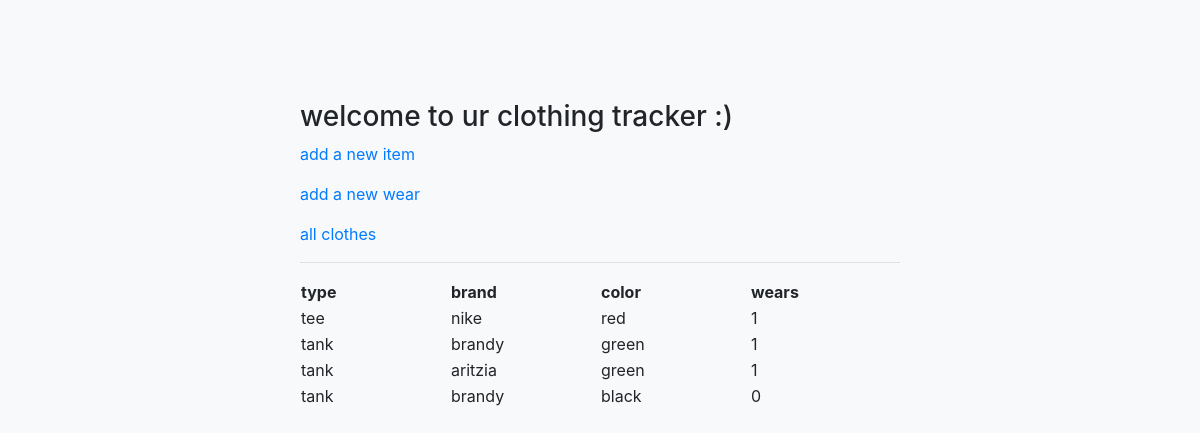
The page /tops on the database as committed earlier.
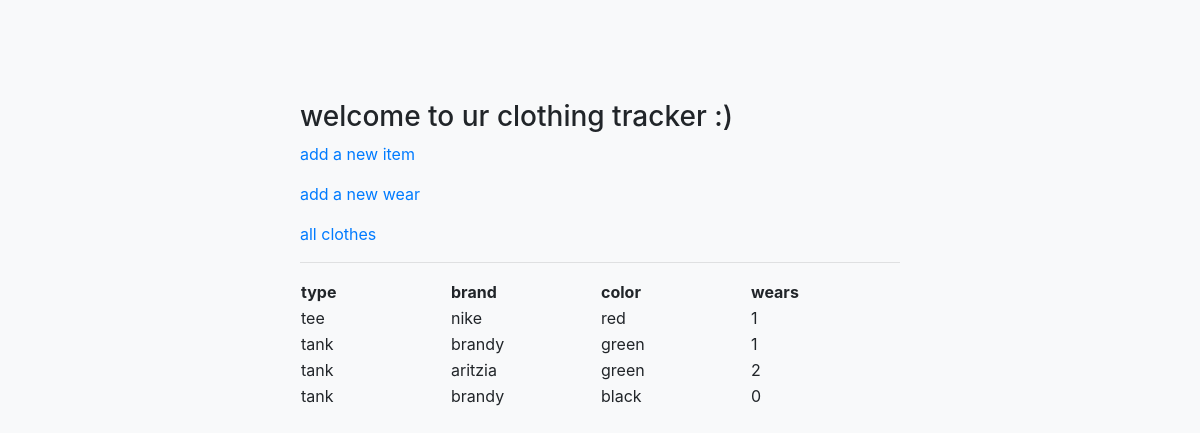
The same page on the database as committed later.
### app.py (models this page shows, shortened)
class Clothes(db.Model):
    id = db.Column(db.Integer, primary_key=True)
    category = db.Column(db.String(80), unique=False, nullable=False) # category = top, etc.
    type = db.Column(db.String(80), unique=False, nullable=False) # type = tank top, t shirt, etc.
    color = db.Column(db.String(80), unique=False, nullable=False)
    brand = db.Column(db.String(80), unique=False, nullable=False)
    wears = db.Column(db.Integer)
    created = db.Column(db.DateTime, default=datetime.datetime.utcnow)

### app.py (the view)
@app.route('/tops')
def tops():
    return render_template('show_tops.html', clothes = Clothes.query.filter_by(category='top'))

### templates/show_tops.html (shortened to what this page needs)
<!DOCTYPE html>
<html lang = "en">
   <head>
        <link rel="stylesheet" href="https://stackpath.bootstrapcdn.com/bootstrap/4.3.1/css/bootstrap.min.css">
        <link rel="stylesheet" href="/static/css/page.css">
   </head>
   <body>
      <h3>
         <a> welcome to ur clothing tracker :)</a>
      </h3>
      <p>
        <a href = "{{ url_for('new_item') }}"> add a new item </a>
      </p>
      <p>
         <a href = "{{ url_for('new_wear') }}"> add a new wear </a>
       </p>
       <p>
         <a href = "{{ url_for('show_all') }}"> all clothes </a>
       </p>
      <hr/>
      <table>
         <thead>
            <tr>
               <th>type</th>
               <th>brand</th>
               <th>color</th>
               <th>wears</th>
            </tr>
         </thead>
         <tbody>
            {% for item in clothes %}
               <tr>
                  <td>{{ item.type }}</td>
                  <td>{{ item.brand }}</td>
                  <td>{{ item.color }}</td>
                  <td>{{ item.wears }}</td>
               </tr>
            {% endfor %}
         </tbody>
      </table>
   </body>
</html>

Rows that differ between the two databases and show on the page:
changed Clothes "aritzia": wears "1" → "2"
